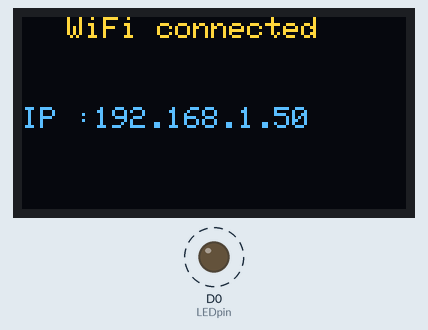
This sketch was run on a simulated ESP8266 (NodeMCU). Shown: 128×64 one-colour display, output pins drawn as LEDs (lit = HIGH). Dashed ring = blinking. The OLED is the two-colour kind (top 16 rows yellow); WiFi joins after 1.5 s; servers stay silent unless stated; what the sketch prints to the serial monitor is not drawn.

Above: at 2.7 s.
Timing chart, 0 to 130.0 s (numbered marks = the images above):
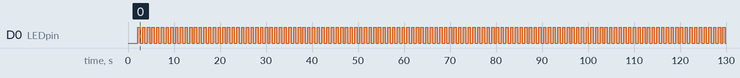

The sketch:

wifi.ino
```cpp
#include <ESP8266WiFi.h>
#include <Wire.h>
#include <SPI.h>
#include <Adafruit_GFX.h>
#include <Adafruit_SSD1306.h>
#define OLED_RESET  -1
#define SCREEN_WIDTH 128
#define SCREEN_HEIGHT 64


const char* ssid = "Lenovo TAB 7";
const char* password = "e38d1c622e7f";

#define LEDpin D0
Adafruit_SSD1306 OLED(SCREEN_WIDTH,SCREEN_HEIGHT,&Wire,-1);

void setup() {
   OLED.begin(SSD1306_SWITCHCAPVCC,0x3C);

  Serial.begin(115200);
  Serial.println();
  Serial.println();
  Serial.print("Connecting to");
  Serial.println(ssid);
  pinMode(LEDpin,OUTPUT);
  digitalWrite(LEDpin,0);
  WiFi.begin(ssid,password);
  while(WiFi.status() != WL_CONNECTED){
    delay(500);
    Serial.print(".");
     OLED.clearDisplay();
    OLED.setTextColor(WHITE);
    OLED.setCursor(15,0);
    OLED.setTextSize(1);
    OLED.println("connecting");
    OLED.display();
  }
   Serial.println();
   Serial.println("WiFi connected");
   Serial.println("IP address: ");
   Serial.println(WiFi.localIP());
}

void loop() {

  while(WiFi.status() == WL_CONNECTED){

    OLED.clearDisplay();
    OLED.setTextColor(WHITE);
    OLED.setCursor(15,0);
    OLED.setTextSize(1);
    OLED.println("WiFi connected");
    OLED.setCursor(0,30);
    OLED.setTextSize(1);
    OLED.print("IP :");
    OLED.println(WiFi.localIP());
    OLED.display();
    delay(500);
    digitalWrite(LEDpin,1);
    delay(500);
    digitalWrite(LEDpin,0);
  }


}
```

Measured:
- by itself, D0 (LEDpin): alternates HIGH for 0.50 s and LOW for 0.53 s
